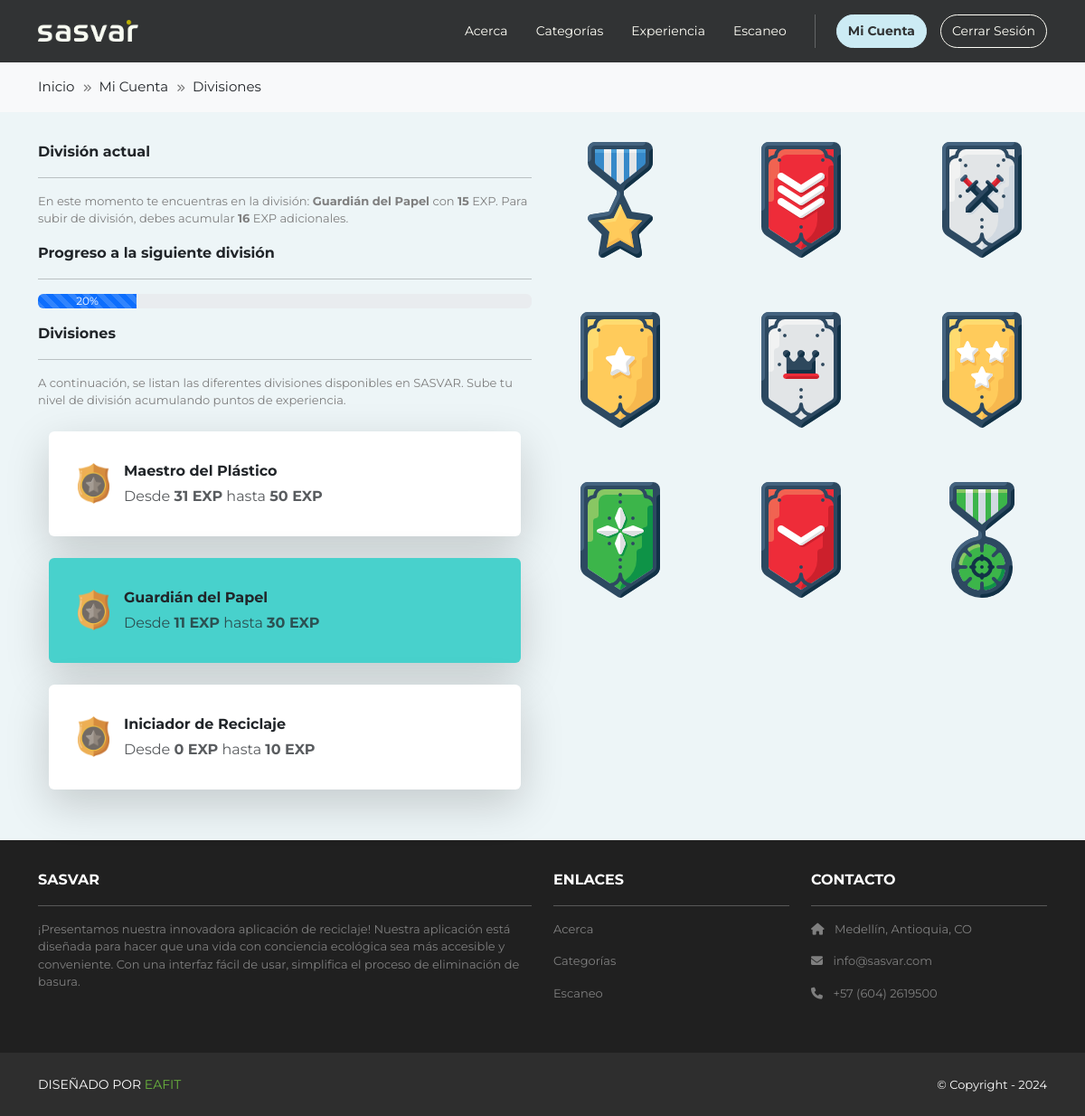
The page /mi-cuenta/divisiones (signed in) on the database its author committed.
### accounts/models.py (models this page shows, shortened)
class Ranking(models.Model):
    name = models.CharField(max_length=100)
    level = models.PositiveIntegerField()
    from_points = models.PositiveIntegerField()
    to_points = models.PositiveIntegerField()
    image = models.ImageField(upload_to='rankings_images/', blank=True, null=True)

### accounts/views.py (the view)
# urls.py: path('divisiones', views.rankings, name='accounts.rankings'),
@login_required
def rankings(request):
    viewData = {}
    viewData["title"] = "Divisiones"
    viewData["breadcrumbItems"] = [
        {"name": "Inicio", "route": "home.index"},
        {"name": "Mi Cuenta", "route": "accounts.index"},
        {"name": "Divisiones", "route": "accounts.rankings"},
    ]
    viewData["rankings"] = Ranking.objects.order_by('-level')
    user_points = request.user.experience_points
    user_ranking = Ranking.objects.filter(from_points__lte=user_points, to_points__gte=user_points).first()
    pending_points = (user_ranking.to_points - user_points) + 1
    progress_percentage = 100 * (1 - (pending_points / (user_ranking.to_points + 1 - user_ranking.from_points)))
    viewData["user_points"] = user_points
    viewData["user_ranking_name"] = user_ranking.name
    viewData["user_pending_points"] = pending_points
    viewData["user_progress_percentage"] = round(progress_percentage)
    return render(request, 'accounts/rankings.html', {"viewData": viewData})

### accounts/templates/accounts/rankings.html
{% extends 'base.html' %}
{% block content %}
{% load static %}
<div class="p-3">
  <div class="container">
    <div class="row mt-3">
      <div class="col-md-6 col-lg-6 col-xl-6 mx-auto mb-3">
        <b>División actual</b>
        <hr />
        <p class="font-13 rc-footer-font">En este momento te encuentras en la división:
          <span class="fw-bold">{{ viewData.user_ranking_name }}</span> con
          <span class="fw-bold">{{ viewData.user_points }}</span> EXP. Para subir de división, debes acumular
          <span class="fw-bold">{{ viewData.user_pending_points }}</span> EXP adicionales.</p>
        <b>Progreso a la siguiente división</b>
        <hr />
        <p class="font-13 rc-footer-font">
          <div class="progress" role="progressbar" aria-label="Default striped example" aria-valuenow="10" aria-valuemin="0" aria-valuemax="100">
            <div class="progress-bar progress-bar-striped" style="width: {{ viewData.user_progress_percentage }}%">{{ viewData.user_progress_percentage }}%</div>
          </div>
        </p>
        <b>Divisiones</b>
        <hr />
        <p class="font-13 rc-footer-font">A continuación, se listan las diferentes divisiones disponibles en SASVAR.
          Sube tu nivel de división acumulando puntos de experiencia.</p>
          <div class="container mt-4">
            {% for ranking in viewData.rankings %}
            <div class="row justify-content-center">
              <div class="col-md-12">
                {% if viewData.user_ranking_name == ranking.name %}
                <div class="card shadow-lg p-3 mb-4 bg-turquoise rounded border-0">
                {% else %}
                <div class="card shadow-lg p-3 mb-4 bg-white rounded border-0">
                {% endif %}
                  <div class="card-body">
                    <div class="d-flex align-items-center">
                      <img src="{% static 'images/badge.png' %}"
                        alt="" style="width: 35px; height: 45px"
                      />
                      <div class="ms-3">
                        <p class="fw-bold mb-1">{{ ranking.name }}</p>
                        <p class="text-muted mb-0">
                          Desde <span class="fw-bold">{{ ranking.from_points }} EXP</span>
                          hasta <span class="fw-bold">{{ ranking.to_points }} EXP</span>
                        </p>
                      </div>
                    </div>
                  </div>
                </div>
              </div>
            </div>
            {% endfor %}
          </div>
      </div>
      <div class="col-md-6 col-lg-6 col-xl-6 mx-auto mb-3 text-center d-none d-md-block">
        <img src="{% static 'images/rankings.png' %}" class="max-width-100" alt="about" />
      </div>
    </div>
  </div>
</div>
{% endblock content %}

### recycling/static/css/style.css (style rules this page uses)
body { font-family: 'Montserrat'; background-color: #FFF; }
.font-13 { font-size: 13px; }
.rc-footer-font { color: #7F7F7F; }
.max-width-100 { max-width: 100%; }
.bg-turquoise { background-color: mediumturquoise; }

### rows shown on the page
Ranking: user_ranking_name "Guardián del Papel", name "Guardián del Papel", from_points "11", to_points "30"
Ranking: name "Maestro del Plástico", from_points "31", to_points "50"
Ranking: name "Iniciador de Reciclaje", from_points "0", to_points "10"

### other values the page prints
{{ item.name }} "Inicio"
{{ item.name }} "Mi Cuenta"
{{ item.name }} "Divisiones"
{{ viewData.user_points }} "15"
{{ viewData.user_pending_points }} "16"
{{ viewData.user_progress_percentage }} "20"
